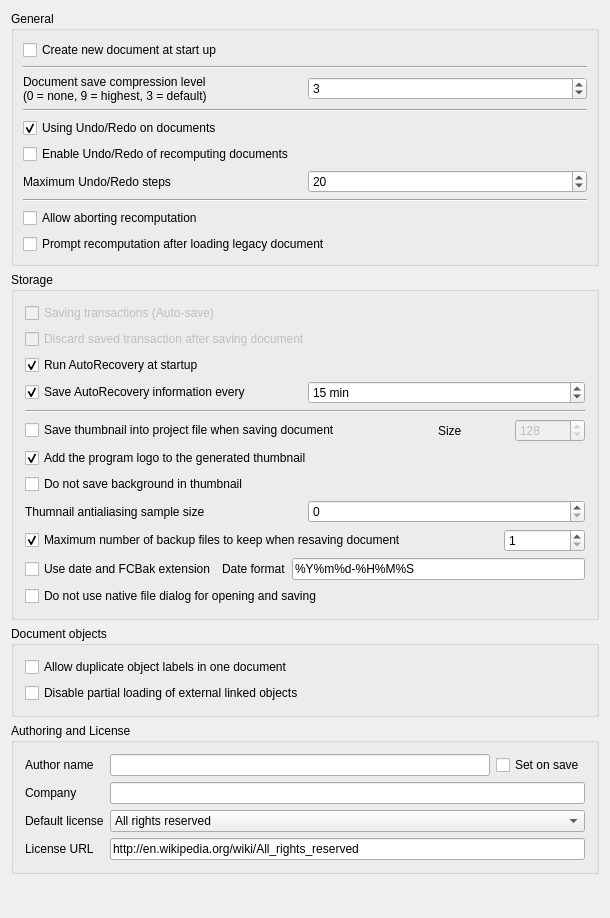
<?xml version="1.0" encoding="UTF-8"?>
<ui version="4.0">
 <class>Gui::Dialog::DlgSettingsDocument</class>
 <widget class="QWidget" name="Gui::Dialog::DlgSettingsDocument">
  <property name="geometry">
   <rect>
    <x>0</x>
    <y>0</y>
    <width>610</width>
    <height>918</height>
   </rect>
  </property>
  <property name="windowTitle">
   <string>Document</string>
  </property>
  <layout class="QGridLayout" name="gridLayout_3">
   <item row="0" column="0">
    <widget class="QGroupBox" name="GroupBox5">
     <property name="title">
      <string>General</string>
     </property>
     <layout class="QGridLayout" name="gridLayout_4">
      <property name="leftMargin">
       <number>9</number>
      </property>
      <property name="topMargin">
       <number>9</number>
      </property>
      <property name="rightMargin">
       <number>9</number>
      </property>
      <property name="bottomMargin">
       <number>9</number>
      </property>
      <property name="spacing">
       <number>6</number>
      </property>
      <item row="4" column="0">
       <widget class="Gui::PrefCheckBox" name="prefUndoRedo">
        <property name="toolTip">
         <string>All changes in documents are stored so that they can be undone/redone</string>
        </property>
        <property name="text">
         <string>Using Undo/Redo on documents</string>
        </property>
        <property name="checked">
         <bool>true</bool>
        </property>
        <property name="prefEntry" stdset="0">
         <cstring>UsingUndo</cstring>
        </property>
        <property name="prefPath" stdset="0">
         <cstring>Document</cstring>
        </property>
       </widget>
      </item>
      <item row="7" column="0">
       <widget class="Line" name="line">
        <property name="orientation">
         <enum>Qt::Horizontal</enum>
        </property>
       </widget>
      </item>
      <item row="3" column="0">
       <widget class="Line" name="line1_2">
        <property name="frameShape">
         <enum>QFrame::HLine</enum>
        </property>
        <property name="frameShadow">
         <enum>QFrame::Sunken</enum>
        </property>
        <property name="orientation">
         <enum>Qt::Horizontal</enum>
        </property>
       </widget>
      </item>
      <item row="8" column="0">
       <widget class="QCheckBox" name="prefCanAbortRecompute">
        <property name="toolTip">
         <string>Allow user aborting document recomputation by pressing ESC.
This feature may slightly increase recomputation time.</string>
        </property>
        <property name="text">
         <string>Allow aborting recomputation</string>
        </property>
       </widget>
      </item>
      <item row="2" column="0">
       <layout class="QHBoxLayout">
        <property name="spacing">
         <number>6</number>
        </property>
        <property name="leftMargin">
         <number>0</number>
        </property>
        <property name="topMargin">
         <number>0</number>
        </property>
        <property name="rightMargin">
         <number>0</number>
        </property>
        <property name="bottomMargin">
         <number>0</number>
        </property>
        <item>
         <widget class="QLabel" name="textLabel1">
          <property name="text">
           <string>Document save compression level
(0 = none, 9 = highest, 3 = default)</string>
          </property>
         </widget>
        </item>
        <item>
         <widget class="Gui::PrefSpinBox" name="prefCompression">
          <property name="toolTip">
           <string>Compression level for FCStd files</string>
          </property>
          <property name="value">
           <number>3</number>
          </property>
          <property name="prefEntry" stdset="0">
           <cstring>CompressionLevel</cstring>
          </property>
          <property name="prefPath" stdset="0">
           <cstring>Document</cstring>
          </property>
         </widget>
        </item>
       </layout>
      </item>
      <item row="0" column="0">
       <widget class="Gui::PrefCheckBox" name="prefCheckNewDoc">
        <property name="toolTip">
         <string>The application will create a new document when started</string>
        </property>
        <property name="text">
         <string>Create new document at start up</string>
        </property>
        <property name="checked">
         <bool>false</bool>
        </property>
        <property name="prefEntry" stdset="0">
         <cstring>CreateNewDoc</cstring>
        </property>
        <property name="prefPath" stdset="0">
         <cstring>Document</cstring>
        </property>
       </widget>
      </item>
      <item row="1" column="0">
       <widget class="Line" name="line1">
        <property name="frameShape">
         <enum>QFrame::HLine</enum>
        </property>
        <property name="frameShadow">
         <enum>QFrame::Sunken</enum>
        </property>
        <property name="orientation">
         <enum>Qt::Horizontal</enum>
        </property>
       </widget>
      </item>
      <item row="9" column="0">
       <widget class="QCheckBox" name="prefRecomputeOnRestore">
        <property name="text">
         <string>Prompt recomputation after loading legacy document</string>
        </property>
       </widget>
      </item>
      <item row="6" column="0">
       <layout class="QHBoxLayout">
        <property name="spacing">
         <number>6</number>
        </property>
        <property name="leftMargin">
         <number>0</number>
        </property>
        <property name="topMargin">
         <number>0</number>
        </property>
        <property name="rightMargin">
         <number>0</number>
        </property>
        <property name="bottomMargin">
         <number>0</number>
        </property>
        <item>
         <widget class="QLabel" name="textLabel1_2">
          <property name="text">
           <string>Maximum Undo/Redo steps</string>
          </property>
         </widget>
        </item>
        <item>
         <widget class="Gui::PrefSpinBox" name="prefUndoRedoSize">
          <property name="toolTip">
           <string>How many Undo/Redo steps should be recorded</string>
          </property>
          <property name="value">
           <number>20</number>
          </property>
          <property name="prefEntry" stdset="0">
           <cstring>MaxUndoSize</cstring>
          </property>
          <property name="prefPath" stdset="0">
           <cstring>Document</cstring>
          </property>
         </widget>
        </item>
       </layout>
      </item>
      <item row="5" column="0">
       <widget class="QCheckBox" name="prefTransactionOnRecompute">
        <property name="text">
         <string>Enable Undo/Redo of recomputing documents</string>
        </property>
       </widget>
      </item>
     </layout>
    </widget>
   </item>
   <item row="1" column="0">
    <widget class="QGroupBox" name="groupBox">
     <property name="title">
      <string>Storage</string>
     </property>
     <layout class="QGridLayout" name="gridLayout_2">
      <item row="4" column="0">
       <widget class="Line" name="line1_2_3">
        <property name="frameShape">
         <enum>QFrame::HLine</enum>
        </property>
        <property name="frameShadow">
         <enum>QFrame::Sunken</enum>
        </property>
        <property name="orientation">
         <enum>Qt::Horizontal</enum>
        </property>
       </widget>
      </item>
      <item row="13" column="0">
       <layout class="QHBoxLayout">
        <property name="spacing">
         <number>6</number>
        </property>
        <property name="leftMargin">
         <number>0</number>
        </property>
        <property name="topMargin">
         <number>0</number>
        </property>
        <property name="rightMargin">
         <number>0</number>
        </property>
        <property name="bottomMargin">
         <number>0</number>
        </property>
        <item>
         <widget class="Gui::PrefCheckBox" name="prefSaveBackupExtension">
          <property name="toolTip">
           <string>Backup files will get extension '.FCbak' and file names
get date suffix according to the specified format</string>
          </property>
          <property name="text">
           <string>Use date and FCBak extension</string>
          </property>
          <property name="prefEntry" stdset="0">
           <cstring>UseFCBakExtension</cstring>
          </property>
          <property name="prefPath" stdset="0">
           <cstring>Document</cstring>
          </property>
         </widget>
        </item>
        <item>
         <widget class="QLabel" name="label_5">
          <property name="text">
           <string>Date format</string>
          </property>
         </widget>
        </item>
        <item>
         <widget class="Gui::PrefLineEdit" name="prefSaveBackupDateFormat">
          <property name="text">
           <string notr="true">%Y%m%d-%H%M%S</string>
          </property>
          <property name="prefEntry" stdset="0">
           <cstring>SaveBackupDateFormat</cstring>
          </property>
          <property name="prefPath" stdset="0">
           <cstring>Document</cstring>
          </property>
         </widget>
        </item>
       </layout>
      </item>
      <item row="0" column="0">
       <widget class="Gui::PrefCheckBox" name="prefSaveTransaction">
        <property name="enabled">
         <bool>false</bool>
        </property>
        <property name="text">
         <string>Saving transactions (Auto-save)</string>
        </property>
        <property name="prefEntry" stdset="0">
         <cstring>SaveTransactions</cstring>
        </property>
        <property name="prefPath" stdset="0">
         <cstring>Document</cstring>
        </property>
       </widget>
      </item>
      <item row="6" column="0">
       <widget class="Gui::PrefCheckBox" name="prefAddLogo">
        <property name="toolTip">
         <string>The program logo will be added to the thumbnail</string>
        </property>
        <property name="text">
         <string>Add the program logo to the generated thumbnail</string>
        </property>
        <property name="checked">
         <bool>true</bool>
        </property>
        <property name="prefEntry" stdset="0">
         <cstring>AddThumbnailLogo</cstring>
        </property>
        <property name="prefPath" stdset="0">
         <cstring>Document</cstring>
        </property>
       </widget>
      </item>
      <item row="12" column="0">
       <layout class="QHBoxLayout">
        <property name="spacing">
         <number>6</number>
        </property>
        <property name="leftMargin">
         <number>0</number>
        </property>
        <property name="topMargin">
         <number>0</number>
        </property>
        <property name="rightMargin">
         <number>0</number>
        </property>
        <property name="bottomMargin">
         <number>0</number>
        </property>
        <item>
         <widget class="Gui::PrefCheckBox" name="prefSaveBackupFiles">
          <property name="toolTip">
           <string>How many backup files will be kept when saving document</string>
          </property>
          <property name="text">
           <string>Maximum number of backup files to keep when resaving document</string>
          </property>
          <property name="checked">
           <bool>true</bool>
          </property>
          <property name="prefEntry" stdset="0">
           <cstring>CreateBackupFiles</cstring>
          </property>
          <property name="prefPath" stdset="0">
           <cstring>Document</cstring>
          </property>
         </widget>
        </item>
        <item>
         <spacer>
          <property name="orientation">
           <enum>Qt::Horizontal</enum>
          </property>
          <property name="sizeType">
           <enum>QSizePolicy::Maximum</enum>
          </property>
          <property name="sizeHint" stdset="0">
           <size>
            <width>91</width>
            <height>20</height>
           </size>
          </property>
         </spacer>
        </item>
        <item>
         <widget class="Gui::PrefSpinBox" name="prefCountBackupFiles">
          <property name="minimum">
           <number>1</number>
          </property>
          <property name="prefEntry" stdset="0">
           <cstring>CountBackupFiles</cstring>
          </property>
          <property name="prefPath" stdset="0">
           <cstring>Document</cstring>
          </property>
         </widget>
        </item>
       </layout>
      </item>
      <item row="5" column="0">
       <layout class="QHBoxLayout" name="horizontalLayout_3">
        <property name="leftMargin">
         <number>0</number>
        </property>
        <property name="topMargin">
         <number>0</number>
        </property>
        <item>
         <widget class="Gui::PrefCheckBox" name="prefSaveThumbnail">
          <property name="toolTip">
           <string>A thumbnail will be stored when document is saved</string>
          </property>
          <property name="text">
           <string>Save thumbnail into project file when saving document</string>
          </property>
          <property name="prefEntry" stdset="0">
           <cstring>SaveThumbnail</cstring>
          </property>
          <property name="prefPath" stdset="0">
           <cstring>Document</cstring>
          </property>
         </widget>
        </item>
        <item>
         <spacer>
          <property name="orientation">
           <enum>Qt::Horizontal</enum>
          </property>
          <property name="sizeType">
           <enum>QSizePolicy::Maximum</enum>
          </property>
          <property name="sizeHint" stdset="0">
           <size>
            <width>91</width>
            <height>20</height>
           </size>
          </property>
         </spacer>
        </item>
        <item>
         <widget class="QLabel" name="label_6">
          <property name="text">
           <string>Size</string>
          </property>
         </widget>
        </item>
        <item>
         <widget class="Gui::PrefSpinBox" name="prefThumbnailSize">
          <property name="enabled">
           <bool>false</bool>
          </property>
          <property name="toolTip">
           <string>Sets the size of the thumbnail that is stored in the document.
Common sizes are 128, 256 and 512</string>
          </property>
          <property name="minimum">
           <number>64</number>
          </property>
          <property name="maximum">
           <number>10000</number>
          </property>
          <property name="value">
           <number>128</number>
          </property>
          <property name="prefEntry" stdset="0">
           <cstring>ThumbnailSize</cstring>
          </property>
          <property name="prefPath" stdset="0">
           <cstring>Document</cstring>
          </property>
         </widget>
        </item>
       </layout>
      </item>
      <item row="1" column="0">
       <widget class="Gui::PrefCheckBox" name="prefDiscardTransaction">
        <property name="enabled">
         <bool>false</bool>
        </property>
        <property name="text">
         <string>Discard saved transaction after saving document</string>
        </property>
        <property name="prefEntry" stdset="0">
         <cstring>TransactionsDiscard</cstring>
        </property>
        <property name="prefPath" stdset="0">
         <cstring>Document</cstring>
        </property>
       </widget>
      </item>
      <item row="2" column="0">
       <widget class="Gui::PrefCheckBox" name="prefRecovery">
        <property name="toolTip">
         <string>If there is a recovery file available the application will
automatically run a file recovery when it is started.</string>
        </property>
        <property name="text">
         <string>Run AutoRecovery at startup</string>
        </property>
        <property name="checked">
         <bool>true</bool>
        </property>
        <property name="prefEntry" stdset="0">
         <cstring>RecoveryEnabled</cstring>
        </property>
        <property name="prefPath" stdset="0">
         <cstring>Document</cstring>
        </property>
       </widget>
      </item>
      <item row="3" column="0">
       <layout class="QHBoxLayout" name="horizontalLayout">
        <item>
         <widget class="Gui::PrefCheckBox" name="prefAutoSaveEnabled">
          <property name="toolTip">
           <string>How often a recovery file is written</string>
          </property>
          <property name="text">
           <string>Save AutoRecovery information every</string>
          </property>
          <property name="checked">
           <bool>true</bool>
          </property>
          <property name="prefEntry" stdset="0">
           <cstring>AutoSaveEnabled</cstring>
          </property>
          <property name="prefPath" stdset="0">
           <cstring>Document</cstring>
          </property>
         </widget>
        </item>
        <item>
         <widget class="Gui::PrefSpinBox" name="prefAutoSaveTimeout">
          <property name="suffix">
           <string notr="true"> min</string>
          </property>
          <property name="minimum">
           <number>1</number>
          </property>
          <property name="maximum">
           <number>60</number>
          </property>
          <property name="value">
           <number>15</number>
          </property>
          <property name="prefEntry" stdset="0">
           <cstring>AutoSaveTimeout</cstring>
          </property>
          <property name="prefPath" stdset="0">
           <cstring>Document</cstring>
          </property>
         </widget>
        </item>
       </layout>
      </item>
      <item row="14" column="0">
       <widget class="Gui::PrefCheckBox" name="prefNoNativeDialog">
        <property name="toolTip">
         <string>Do not use native system's open and save dialog, instead, use Qt file dialog.
Note that, only Qt file dialog allows you to open or save project file as uncompressed directory.

You can hold on SHIFT key while open or save your project to temporarily
activate the oppsite setting here.</string>
        </property>
        <property name="text">
         <string>Do not use native file dialog for opening and saving</string>
        </property>
        <property name="prefEntry" stdset="0">
         <cstring>DontUseNativeDialog</cstring>
        </property>
        <property name="prefPath" stdset="0">
         <cstring>Dialog</cstring>
        </property>
       </widget>
      </item>
      <item row="7" column="0">
       <widget class="QCheckBox" name="prefThumbnailNoBackground">
        <property name="text">
         <string>Do not save background in thumbnail</string>
        </property>
       </widget>
      </item>
      <item row="10" column="0">
       <layout class="QHBoxLayout" name="horizontalLayout_2">
        <item>
         <widget class="QLabel" name="label_7">
          <property name="text">
           <string>Thumnail antialiasing sample size</string>
          </property>
         </widget>
        </item>
        <item>
         <widget class="QSpinBox" name="prefThumbnailSampleSize"/>
        </item>
       </layout>
      </item>
     </layout>
    </widget>
   </item>
   <item row="2" column="0">
    <widget class="QGroupBox" name="groupBox_2">
     <property name="title">
      <string>Document objects</string>
     </property>
     <layout class="QGridLayout" name="gridLayout">
      <item row="0" column="0">
       <widget class="Gui::PrefCheckBox" name="prefDuplicateLabel">
        <property name="toolTip">
         <string>Allow objects to have same label</string>
        </property>
        <property name="text">
         <string>Allow duplicate object labels in one document</string>
        </property>
        <property name="prefEntry" stdset="0">
         <cstring>DuplicateLabels</cstring>
        </property>
        <property name="prefPath" stdset="0">
         <cstring>Document</cstring>
        </property>
       </widget>
      </item>
      <item row="1" column="0">
       <widget class="Gui::PrefCheckBox" name="prefPartialLoading">
        <property name="toolTip">
         <string>Enable partial loading of external linked documents.
Then only referenced objects and their dependencies will be loaded
when a linked document is auto-opened together with the main document.
A partially loaded document cannot be edited. Double click the document
icon in the tree view to fully reload it.</string>
        </property>
        <property name="text">
         <string>Disable partial loading of external linked objects</string>
        </property>
        <property name="prefEntry" stdset="0">
         <cstring>NoPartialLoading</cstring>
        </property>
        <property name="prefPath" stdset="0">
         <cstring>Document</cstring>
        </property>
       </widget>
      </item>
     </layout>
    </widget>
   </item>
   <item row="3" column="0">
    <widget class="QGroupBox" name="groupBox_3">
     <property name="title">
      <string>Authoring and License</string>
     </property>
     <layout class="QGridLayout" name="gridLayout_5">
      <item row="0" column="0">
       <widget class="QLabel" name="label_3">
        <property name="text">
         <string>Author name</string>
        </property>
       </widget>
      </item>
      <item row="0" column="1">
       <widget class="Gui::PrefLineEdit" name="prefAuthor">
        <property name="toolTip">
         <string>All documents that will be created will get the specified author name.
Keep blank for anonymous.
You can also use the form: John Doe &lt;john@doe.com&gt;</string>
        </property>
        <property name="prefEntry" stdset="0">
         <cstring>prefAuthor</cstring>
        </property>
        <property name="prefPath" stdset="0">
         <cstring>Document</cstring>
        </property>
       </widget>
      </item>
      <item row="0" column="2">
       <widget class="Gui::PrefCheckBox" name="prefSetAuthorOnSave">
        <property name="toolTip">
         <string>The field 'Last modified by' will be set to specified author when saving the file</string>
        </property>
        <property name="text">
         <string>Set on save</string>
        </property>
        <property name="prefEntry" stdset="0">
         <cstring>prefSetAuthorOnSave</cstring>
        </property>
        <property name="prefPath" stdset="0">
         <cstring>Document</cstring>
        </property>
       </widget>
      </item>
      <item row="1" column="0">
       <widget class="QLabel" name="label_4">
        <property name="text">
         <string>Company</string>
        </property>
       </widget>
      </item>
      <item row="1" column="1" colspan="2">
       <widget class="Gui::PrefLineEdit" name="prefCompany">
        <property name="toolTip">
         <string>Default company name to use for new files</string>
        </property>
        <property name="prefEntry" stdset="0">
         <cstring>prefCompany</cstring>
        </property>
        <property name="prefPath" stdset="0">
         <cstring>Document</cstring>
        </property>
       </widget>
      </item>
      <item row="2" column="0">
       <widget class="QLabel" name="label">
        <property name="text">
         <string>Default license</string>
        </property>
       </widget>
      </item>
      <item row="2" column="1" colspan="2">
       <widget class="Gui::PrefComboBox" name="prefLicenseType">
        <property name="enabled">
         <bool>true</bool>
        </property>
        <property name="toolTip">
         <string>Default license for new documents</string>
        </property>
        <property name="editable">
         <bool>false</bool>
        </property>
        <property name="prefEntry" stdset="0">
         <cstring>prefLicenseType</cstring>
        </property>
        <property name="prefPath" stdset="0">
         <cstring>Document</cstring>
        </property>
        <item>
         <property name="text">
          <string>All rights reserved</string>
         </property>
        </item>
        <item>
         <property name="text">
          <string>Creative Commons Attribution</string>
         </property>
        </item>
        <item>
         <property name="text">
          <string>Creative Commons Attribution-ShareAlike</string>
         </property>
        </item>
        <item>
         <property name="text">
          <string>Creative Commons Attribution-NoDerivatives</string>
         </property>
        </item>
        <item>
         <property name="text">
          <string>Creative Commons Attribution-NonCommercial</string>
         </property>
        </item>
        <item>
         <property name="text">
          <string>Creative Commons Attribution-NonCommercial-ShareAlike</string>
         </property>
        </item>
        <item>
         <property name="text">
          <string>Creative Commons Attribution-NonCommercial-NoDerivatives</string>
         </property>
        </item>
        <item>
         <property name="text">
          <string>Public Domain</string>
         </property>
        </item>
        <item>
         <property name="text">
          <string>FreeArt</string>
         </property>
        </item>
        <item>
         <property name="text">
          <string>Other</string>
         </property>
        </item>
       </widget>
      </item>
      <item row="3" column="0">
       <widget class="QLabel" name="label_2">
        <property name="text">
         <string>License URL</string>
        </property>
       </widget>
      </item>
      <item row="3" column="1" colspan="2">
       <widget class="Gui::PrefLineEdit" name="prefLicenseUrl">
        <property name="toolTip">
         <string>URL describing more about the license</string>
        </property>
        <property name="text">
         <string notr="true">http://en.wikipedia.org/wiki/All_rights_reserved</string>
        </property>
        <property name="readOnly">
         <bool>false</bool>
        </property>
        <property name="prefEntry" stdset="0">
         <cstring>prefLicenseUrl</cstring>
        </property>
        <property name="prefPath" stdset="0">
         <cstring>Document</cstring>
        </property>
       </widget>
      </item>
     </layout>
    </widget>
   </item>
   <item row="4" column="0">
    <spacer>
     <property name="orientation">
      <enum>Qt::Vertical</enum>
     </property>
     <property name="sizeHint" stdset="0">
      <size>
       <width>429</width>
       <height>37</height>
      </size>
     </property>
    </spacer>
   </item>
  </layout>
 </widget>
 <layoutdefault spacing="6" margin="11"/>
 <customwidgets>
  <customwidget>
   <class>Gui::PrefCheckBox</class>
   <extends>QCheckBox</extends>
   <header>Gui/PrefWidgets.h</header>
  </customwidget>
  <customwidget>
   <class>Gui::PrefSpinBox</class>
   <extends>QSpinBox</extends>
   <header>Gui/PrefWidgets.h</header>
  </customwidget>
  <customwidget>
   <class>Gui::PrefComboBox</class>
   <extends>QComboBox</extends>
   <header>Gui/PrefWidgets.h</header>
  </customwidget>
  <customwidget>
   <class>Gui::PrefLineEdit</class>
   <extends>QLineEdit</extends>
   <header>Gui/PrefWidgets.h</header>
  </customwidget>
 </customwidgets>
 <resources/>
 <connections>
  <connection>
   <sender>prefSaveBackupFiles</sender>
   <signal>toggled(bool)</signal>
   <receiver>prefCountBackupFiles</receiver>
   <slot>setEnabled(bool)</slot>
   <hints>
    <hint type="sourcelabel">
     <x>150</x>
     <y>525</y>
    </hint>
    <hint type="destinationlabel">
     <x>584</x>
     <y>527</y>
    </hint>
   </hints>
  </connection>
  <connection>
   <sender>prefAutoSaveEnabled</sender>
   <signal>toggled(bool)</signal>
   <receiver>prefAutoSaveTimeout</receiver>
   <slot>setEnabled(bool)</slot>
   <hints>
    <hint type="sourcelabel">
     <x>218</x>
     <y>385</y>
    </hint>
    <hint type="destinationlabel">
     <x>582</x>
     <y>387</y>
    </hint>
   </hints>
  </connection>
  <connection>
   <sender>prefSaveBackupFiles</sender>
   <signal>toggled(bool)</signal>
   <receiver>prefSaveBackupExtension</receiver>
   <slot>setEnabled(bool)</slot>
   <hints>
    <hint type="sourcelabel">
     <x>280</x>
     <y>525</y>
    </hint>
    <hint type="destinationlabel">
     <x>204</x>
     <y>559</y>
    </hint>
   </hints>
  </connection>
  <connection>
   <sender>prefSaveBackupFiles</sender>
   <signal>toggled(bool)</signal>
   <receiver>prefSaveBackupDateFormat</receiver>
   <slot>setEnabled(bool)</slot>
   <hints>
    <hint type="sourcelabel">
     <x>326</x>
     <y>525</y>
    </hint>
    <hint type="destinationlabel">
     <x>584</x>
     <y>560</y>
    </hint>
   </hints>
  </connection>
  <connection>
   <sender>prefSaveThumbnail</sender>
   <signal>toggled(bool)</signal>
   <receiver>prefThumbnailSize</receiver>
   <slot>setEnabled(bool)</slot>
   <hints>
    <hint type="sourcelabel">
     <x>313</x>
     <y>412</y>
    </hint>
    <hint type="destinationlabel">
     <x>398</x>
     <y>452</y>
    </hint>
   </hints>
  </connection>
 </connections>
</ui>
